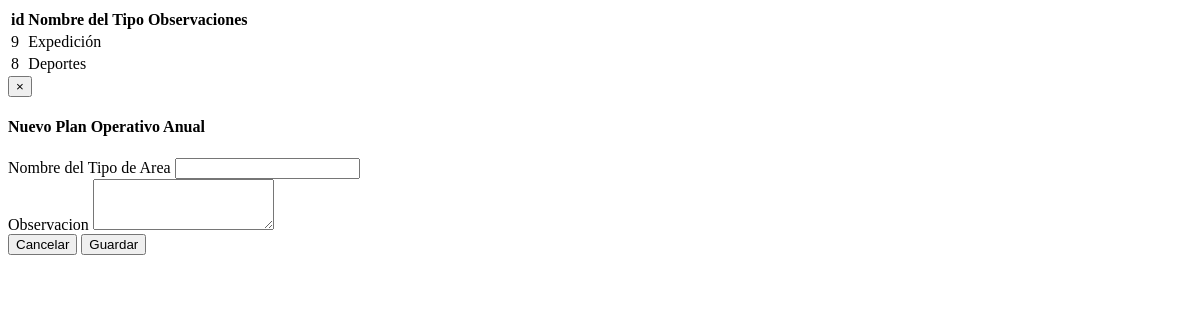
The app's page /Datos/mostrarTipos.php, older data.
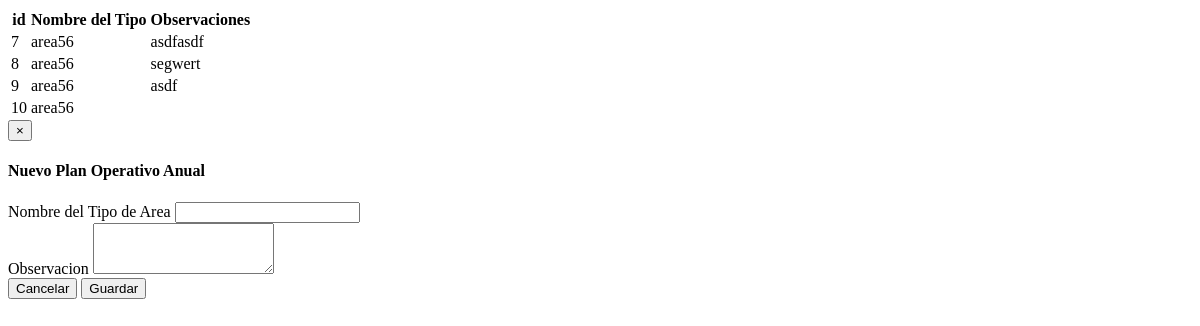
The same page, newer data.
### tables this page shows
CREATE TABLE IF NOT EXISTS `tipo_area` (
  `id_Tipo_Area` int(11) NOT NULL,
  `nombre` varchar(30) NOT NULL,
  `observaciones` text NOT NULL
);

### Datos/mostrarTipos.php (the view, shortened to what this page needs)
<?php
include '../Datos/conexion.php';
$query = mysql_query("Select * from tipo_area", $enlace);
?>
<!DOCTYPE html>
<html lang="en">
    <head>
    </head>
    <body>
        <div class="panel-body">
            <div class="table-responsive">
                <table class="table">
                    <thead>
                        <tr>
                            <th>id</th>
                            <th>Nombre del Tipo</th>
                            <th>Observaciones</th>
                            <th></th>
                        </tr>
                    </thead>
                    <tbody>
                        <?php
                        while ($row = mysql_fetch_array($query)) {
                            ?>
                            <tr>
                                <td><?php echo $row['id_Tipo_Area'] ?></td>
                                <td><?php echo $row['nombre'] ?></td>
                                <td><?php echo $row['observaciones'] ?></td>
                                <td>
                                </td>
                            </tr>
                            <?php
                        }
                        ?>
                    </tbody>
                </table>
            </div>
        </div>
                     <div class="modal fade" id="eModalNuevoTipoArea" tabindex="-1" role="dialog" aria-labelledby="myModalLabel" aria-hidden="true">
                        <div class="modal-dialog">
                            <div class="modal-content">
                                <form role="form" id="eform2" name="form" >
                                    <div class="modal-header">
                                        <button type="button" class="close" data-dismiss="modal" aria-hidden="true">&times;</button>
                                        <h4 class="modal-title" id="myModalLabel">Nuevo Plan Operativo Anual</h4>
                                    </div>
                                    <div class="modal-body">
                                        <div class="form-group">
                                            <label>Nombre del Tipo de Area</label>
                                            <input id="eNombreDeTArea" class="form-control" required>
                                        </div>
                                        <div class="form-group">
                                            <label>Observacion</label>
                                            <textarea id="eObservacionDeTArea" class="form-control" rows="3"></textarea>
                                        </div>
                                    </div>
                                    <div class="modal-footer">
                                        <button type="button"  class="btn btn-default" data-dismiss="modal">Cancelar</button>
                                        <button  id="guardarR" class="btn btn-primary" >Guardar</button>
                                    </div>
                                </form>
                            </div>
                        </div>
                    </div>
    </body>
</html>

Row changes from the older to the newer data that the page shows:
added tipo_area: id_Tipo_Area "7", nombre "area56", observaciones "asdfasdf"
changed tipo_area id 8: nombre "Deportes" → "area56"; observaciones (not shown) → "segwert"; moves up the list
changed tipo_area id 9: nombre "Expedición" → "area56"; observaciones (not shown) → "asdf"
added tipo_area: id_Tipo_Area "10", nombre "area56"
